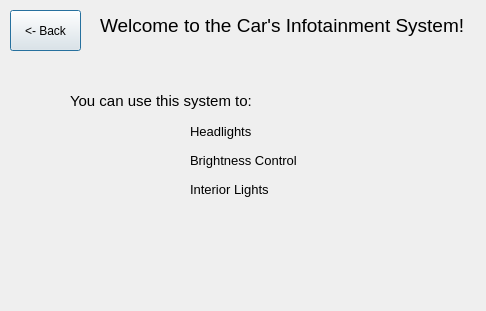
<?xml version="1.0" encoding="UTF-8"?>
<ui version="4.0">
 <class>About</class>
 <widget class="QDialog" name="About">
  <property name="geometry">
   <rect>
    <x>0</x>
    <y>0</y>
    <width>486</width>
    <height>311</height>
   </rect>
  </property>
  <property name="windowTitle">
   <string>Dialog</string>
  </property>
  <widget class="QPushButton" name="pushButton">
   <property name="geometry">
    <rect>
     <x>10</x>
     <y>10</y>
     <width>71</width>
     <height>41</height>
    </rect>
   </property>
   <property name="text">
    <string>&lt;- Back</string>
   </property>
  </widget>
  <widget class="QLabel" name="label">
   <property name="geometry">
    <rect>
     <x>100</x>
     <y>10</y>
     <width>381</width>
     <height>31</height>
    </rect>
   </property>
   <property name="sizePolicy">
    <sizepolicy hsizetype="Maximum" vsizetype="Preferred">
     <horstretch>0</horstretch>
     <verstretch>0</verstretch>
    </sizepolicy>
   </property>
   <property name="font">
    <font>
     <pointsize>14</pointsize>
    </font>
   </property>
   <property name="text">
    <string>Welcome to the Car's Infotainment System!</string>
   </property>
  </widget>
  <widget class="QLabel" name="label_2">
   <property name="geometry">
    <rect>
     <x>70</x>
     <y>90</y>
     <width>191</width>
     <height>21</height>
    </rect>
   </property>
   <property name="font">
    <font>
     <pointsize>11</pointsize>
    </font>
   </property>
   <property name="text">
    <string>You can use this system to:</string>
   </property>
  </widget>
  <widget class="QWidget" name="">
   <property name="geometry">
    <rect>
     <x>190</x>
     <y>120</y>
     <width>111</width>
     <height>81</height>
    </rect>
   </property>
   <property name="font">
    <font>
     <pointsize>10</pointsize>
    </font>
   </property>
   <layout class="QVBoxLayout" name="verticalLayout">
    <item>
     <widget class="QLabel" name="label_3">
      <property name="font">
       <font>
        <pointsize>10</pointsize>
       </font>
      </property>
      <property name="text">
       <string>Headlights</string>
      </property>
     </widget>
    </item>
    <item>
     <widget class="QLabel" name="label_4">
      <property name="font">
       <font>
        <pointsize>10</pointsize>
       </font>
      </property>
      <property name="text">
       <string>Brightness Control</string>
      </property>
     </widget>
    </item>
    <item>
     <widget class="QLabel" name="label_5">
      <property name="font">
       <font>
        <pointsize>10</pointsize>
       </font>
      </property>
      <property name="text">
       <string>Interior Lights</string>
      </property>
     </widget>
    </item>
   </layout>
  </widget>
 </widget>
 <resources/>
 <connections/>
</ui>
